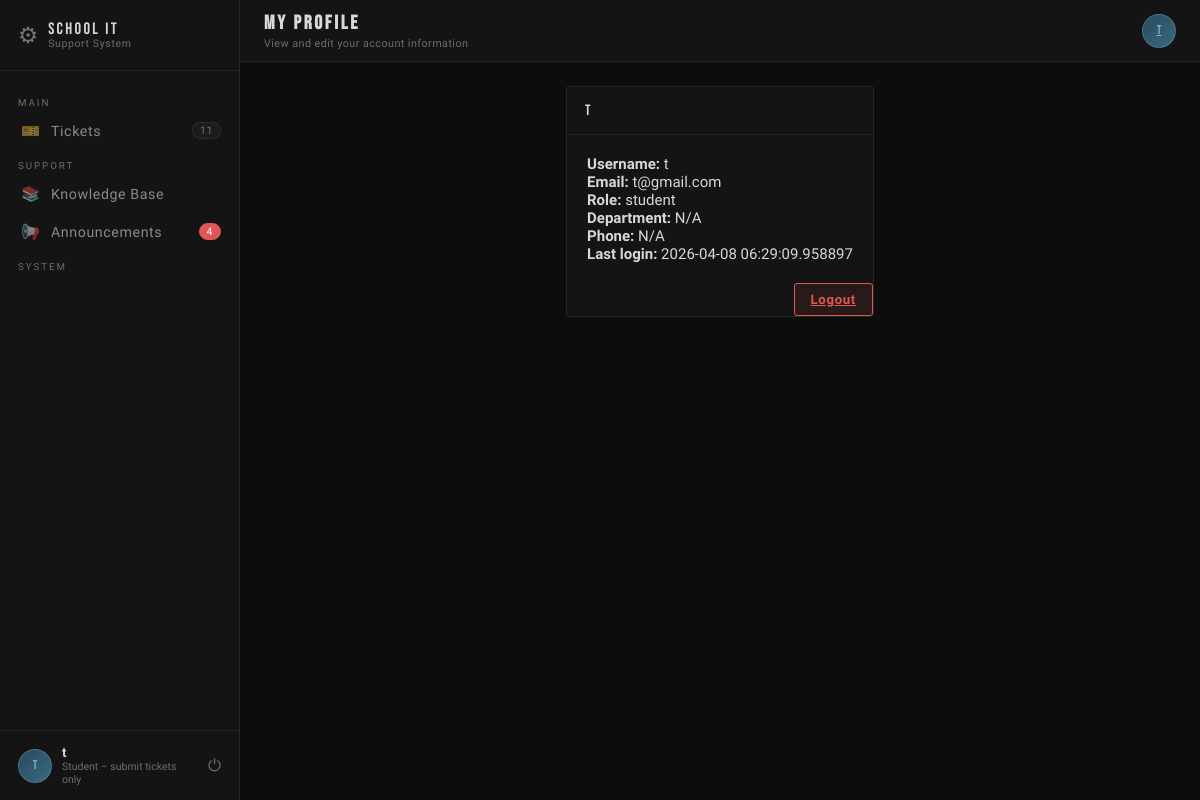
Screenshot of /profile (signed in) with the database file from the repository.
### models.py (models this page shows, shortened)
class User(db.Model):
    __tablename__ = 'users'
    id            = db.Column(db.Integer, primary_key=True)
    username      = db.Column(db.String(80),  unique=True, nullable=False)
    email         = db.Column(db.String(120), unique=True, nullable=False)
    password_hash = db.Column(db.String(255), nullable=False)
    full_name     = db.Column(db.String(120), nullable=False)
    role_id       = db.Column(db.Integer, db.ForeignKey('roles.id'), nullable=False)
    department    = db.Column(db.String(100))
    phone         = db.Column(db.String(20))
    is_active     = db.Column(db.Boolean, default=True)
    last_login    = db.Column(db.DateTime)
    created_at    = db.Column(db.DateTime, default=datetime.utcnow)
    updated_at    = db.Column(db.DateTime, default=datetime.utcnow, onupdate=datetime.utcnow)
    role                = db.relationship('Role', back_populates='users')
    submitted_tickets   = db.relationship('Ticket', foreign_keys='Ticket.requester_id',   back_populates='requester',  lazy='dynamic')
    assigned_tickets    = db.relationship('Ticket', foreign_keys='Ticket.assigned_to_id', back_populates='assigned_to', lazy='dynamic')
    comments            = db.relationship('TicketComment',        back_populates='author',     lazy='dynamic')
    assets_assigned     = db.relationship('Asset',                back_populates='assigned_to', lazy='dynamic')
    maintenance_logs    = db.relationship('AssetMaintenance',     back_populates='performed_by', lazy='dynamic')
    kb_articles         = db.relationship('KnowledgeBaseArticle', back_populates='author',      lazy='dynamic')
    announcements       = db.relationship('Announcement',         back_populates='author',      lazy='dynamic')
    notifications       = db.relationship('Notification',         back_populates='user',        lazy='dynamic')
    audit_logs          = db.relationship('AuditLog',             back_populates='user',        lazy='dynamic')

class Role(db.Model):
    __tablename__ = 'roles'
    id          = db.Column(db.Integer, primary_key=True)
    name        = db.Column(db.String(50), unique=True, nullable=False)   # admin | it_staff | faculty | student
    description = db.Column(db.String(200))
    created_at  = db.Column(db.DateTime, default=datetime.utcnow)
    users = db.relationship('User', back_populates='role', lazy='dynamic')

### main.py (the view)
    @app.route('/profile')
    def profile_page():
        if 'user_id' not in session:
            return redirect(url_for('login'))
        from models import User
        user = User.query.get(session['user_id'])
        if not user:
            return redirect(url_for('login'))
        return render_template('profile.html', user=user)

### templates/profile.html (shortened to what this page needs)
{% extends 'base.html' %}
{% block page_heading %}My Profile{% endblock %}
{% block page_sub %}View and edit your account information{% endblock %}
{% block content %}
<div class="panel" style="max-width:600px; margin:auto">
  <div class="panel__head"><span class="panel__title">{{ user.full_name }}</span></div>
  <div class="panel__body" style="padding:20px">
    <p><strong>Username:</strong> {{ user.username }}</p>
    <p><strong>Email:</strong> {{ user.email }}</p>
    <p><strong>Role:</strong> {{ user.role.name if user.role else 'N/A' }}</p>
    <p><strong>Department:</strong> {{ user.department or 'N/A' }}</p>
    <p><strong>Phone:</strong> {{ user.phone or 'N/A' }}</p>
    <p><strong>Last login:</strong> {{ user.last_login or 'Never' }}</p>
  </div>
  <div class="panel__foot" style="text-align:right">
    <a href="{{ url_for('logout_page') }}" class="btn btn-danger">Logout</a>
  </div>
</div>
{% endblock %}

### templates/base.html (shortened to what this page needs)
<!DOCTYPE html>
<html lang="en">
<head>
  <link rel="stylesheet" href="{{ url_for('static', filename='css/pages.css') }}"/>
</head>
<body>
<aside class="sidebar" id="sidebar">
  <div class="sidebar__brand"><span class="brand-gear">⚙</span><div class="brand-text"><span class="brand-title">SCHOOL IT</span><span class="brand-sub">Support System</span></div></div>
  <nav class="sidebar__nav">
    <p class="nav-section-label">MAIN</p>
    <a href="{{ url_for('tickets_page') }}" class="nav-item{% if request.path.startswith('/tickets') %} active{% endif %}"><span class="nav-icon">🎫</span> Tickets{% if ticket_count %}<span class="nav-badge">{{ ticket_count }}</span>{% endif %}</a>
    <p class="nav-section-label">SUPPORT</p>
    <a href="{{ url_for('kb_page') }}" class="nav-item{% if request.path.startswith('/kb') %} active{% endif %}"><span class="nav-icon">📚</span> Knowledge Base</a>
    <a href="{{ url_for('announcements_page') }}" class="nav-item{% if request.path.startswith('/announcements') %} active{% endif %}"><span class="nav-icon">📢</span> Announcements{% if announcement_count %}<span class="nav-badge new">{{ announcement_count }}</span>{% endif %}</a>
    <p class="nav-section-label">SYSTEM</p>
  </nav>
  <div class="sidebar__footer">
    <div class="user-avatar">{{ current_user.username[:2].upper() if current_user }}</div>
    <div class="user-meta"><span class="user-name">{{ current_user.full_name if current_user }}</span><span class="user-role">{{ current_user.role.description if current_user and current_user.role }}</span></div>
    <a href="{{ url_for('logout_page') }}" class="logout-btn">⏻</a>
  </div>
</aside>
<div class="main">
  <header class="topbar">
    <div class="topbar__left"><h2 class="page-heading">{% block page_heading %}{% endblock %}</h2><span class="page-sub">{% block page_sub %}{% endblock %}</span></div>
    <div class="topbar__right">
      <a href="{{ url_for('profile_page') }}" class="topbar-avatar" title="Profile">{{ current_user.username[:2].upper() if current_user }}</a>
    </div>
  </header>
  <div class="page-content">
    {% block content %}{% endblock %}
  </div>
</div>
</body>
</html>

### rows the page displays
User: username "T", full_name "t", username "t", email "t@gmail.com", department "N/A", phone "N/A", last_login "2026-04-08 06:29:09.958897"
Role: role "Student – submit tickets only", role "student"

### other values shown
{{ ticket_count }} "11"
{{ announcement_count }} "4"
